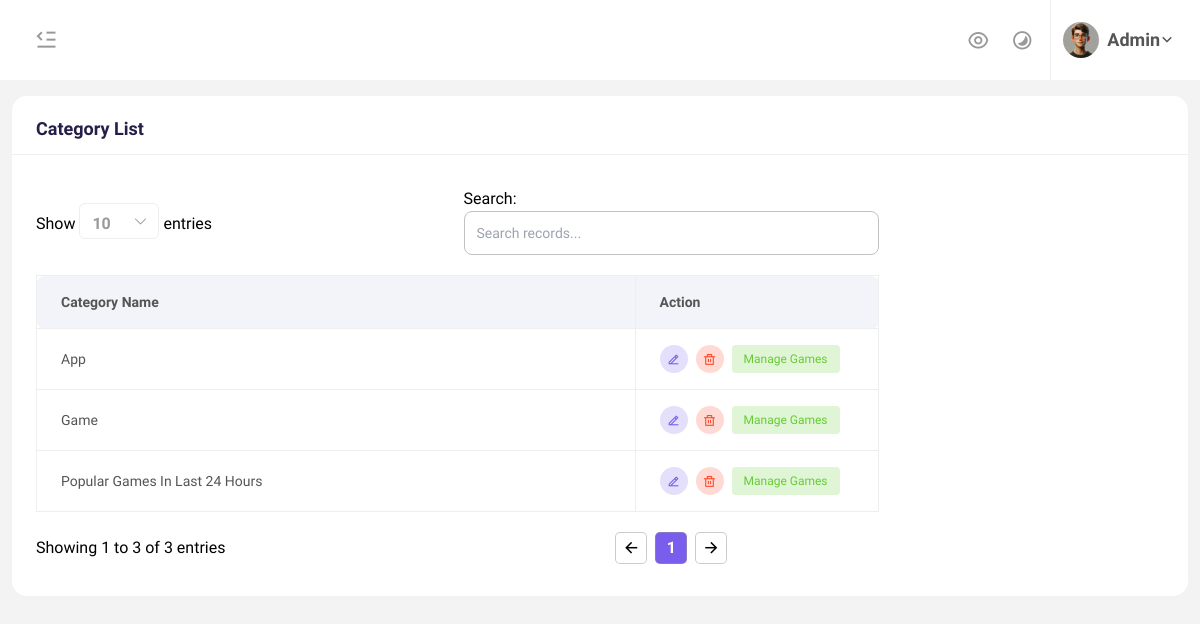
/admin/manage-category.php (signed in), run on the app's committed database.
### tables this page shows
CREATE TABLE `categories` (
  `id` int(11) NOT NULL,
  `category_name` varchar(255) NOT NULL,
  `created_at` timestamp NOT NULL DEFAULT current_timestamp(),
  `category_image` varchar(255) NOT NULL
);

### admin/manage-category.php (the view, shortened to what this page needs)
<?php
include 'includes/config.php';
$query = "SELECT * FROM categories ORDER BY id DESC";
$stmt = $dbh->prepare($query);
$stmt->execute();
$categories = $stmt->fetchAll(PDO::FETCH_ASSOC);
?>
<?php include 'includes/header.php'; ?>
<body class="bg-body-light dark:bg-dark-body group-data-[theme-width=box]:container group-data-[theme-width=box]:max-w-screen-3xl xl:group-data-[theme-width=box]:px-3">
<?php include 'includes/top-navbar.php'; ?>
<div class="main-content group-data-[sidebar-size=lg]:xl:ml-[calc(theme('spacing.app-menu')_+_16px)] group-data-[sidebar-size=sm]:xl:ml-[calc(theme('spacing.app-menu-sm')_+_16px)] group-data-[theme-width=box]:xl:px-0 px-3 xl:px-4 ac-transition">
    <div class="grid grid-cols-12 gap-x-4">
        <div class="col-span-full">
            <div class="card p-0">
                <div class="flex-center-between p-6 pb-4 border-b border-gray-200 dark:border-dark-border">
                    <h3 class="text-lg card-title leading-none">Category List</h3>
                </div>
                <div class="p-6 space-y-4">
                    <div id="basicDataTable_wrapper" class="dataTables_wrapper dt-tailwindcss no-footer">
                        <div class="grid grid-cols-12 gap-3">
                            <div class="my-2 col-span-full overflow-x-auto lg:col-span-9">
                                <table id="basicDataTable" class="table-auto border-collapse w-full whitespace-nowrap text-left text-gray-500 dark:text-dark-text font-medium">
                                    <thead>
                                        <tr>
                                             <th class="p-6 py-4 bg-[#F2F4F9] dark:bg-dark-card-two dk-border-one">Category Name</th>
                                            <th class="p-6 py-4 bg-[#F2F4F9] dark:bg-dark-card-two dk-border-one w-10">Action</th>
                                        </tr>
                                    </thead>
                                    <tbody class="divide-y divide-gray-200 dark:divide-dark-border-three">
                                        <?php foreach ($categories as $category): ?>
                                            <tr class="transition-all duration-150 ease-linear [&.selected]:bg-[#F2F4F9] dark:[&.selected]:bg-dark-icon">
                                                <td class="p-6 py-3 group-[.bordered]:border dk-border-one group-[.bordered]:border-gray-200 dark:group-[.bordered]:border-dark-border sorting_1 capitalize"><?php echo htmlspecialchars($category['category_name']); ?></td>
                                                <td class="p-6 py-4 dk-border-one">
                                                    <div class="flex items-center gap-2">
                                                        <a href="edit-items.php?id=<?php echo $category['id']; ?>" class="btn-icon btn-primary-icon-light size-7">
                                                            <i class="ri-edit-2-line text-inherit text-[13px]"></i>
                                                        </a>
                                                        <a href="javascript:void(0)" class="btn-icon btn-danger-icon-light size-7" onclick="deleteCategory(<?php echo $category['id']; ?>)">
                                                            <i class="ri-delete-bin-line text-inherit text-[13px]"></i>
                                                        </a>
                                                        <a href="category-items.php?category_id=<?php echo $category['id']; ?>" class="badge badge-success-light">Manage Games</a>
                                                    </div>
                                                </td>
                                            </tr>
                                        <?php endforeach; ?>
                                    </tbody>
                                </table>
                            </div>
                        </div>
                    </div>
                </div>
            </div>
        </div>
    </div>
<script src="assets/js/vendor/datatables/data-tables.tailwindcss.min.js"></script>
</body>
</html>

### admin/includes/top-navbar.php (shortened to what this page needs)
<header class="header px-4 sm:px-6 h-[calc(theme('spacing.header')_-_10px)] sm:h-header bg-white dark:bg-dark-card rounded-none xl:rounded-15 flex items-center mb-4 xl:m-4 group-data-[sidebar-size=lg]:xl:ml-[calc(theme('spacing.app-menu')_+_32px)] group-data-[sidebar-size=sm]:xl:ml-[calc(theme('spacing.app-menu-sm')_+_32px)] group-data-[sidebar-size=sm]:group-data-[theme-width=box]:xl:ml-[calc(theme('spacing.app-menu-sm')_+_16px)] group-data-[theme-width=box]:xl:ml-[calc(theme('spacing.app-menu')_+_16px)] group-data-[theme-width=box]:xl:mr-0 dk-theme-card-square z-10 ac-transition">
        <div class="flex-center-between grow">
            <div class="flex items-center gap-4">
                <div class="menu-hamburger-container flex-center">
                    <button type="button" class="menu-hamburger block xl:hidden" data-drawer-target="app-menu-drawer" data-drawer-show="app-menu-drawer" aria-controls="app-menu-drawer"></button>
                </div>
            </div>
            <div class="flex items-center gap-1 sm:gap-3">
            <a href="/" target="_blank" class="size-8 flex-center hover:bg-gray-200 dark:hover:bg-gray-700 rounded-md" data-drawer-target="app-setting-drawer" data-drawer-show="app-setting-drawer" data-drawer-placement="right" aria-controls="app-setting-drawer">
            <i class="ri-eye-line text-[22px] dark:text-dark-text-two"></i>
            </a>
                <button type="button" class="themeMode size-8 flex-center hover:bg-gray-200 dark:hover:bg-gray-700 rounded-md" onclick="toggleThemeMode()">
                    <i class="ri-contrast-2-line text-[22px] dark:text-dark-text-two dark:before:!content-['\f1bf']"></i>
                </button>
                <div class="relative">
                    <button type="button" data-popover-target="dropdownProfile" data-popover-trigger="click" data-popover-placement="bottom-end" class="text-gray-500 dark:text-dark-text flex items-center gap-2 sm:pr-4 relative after:absolute after:right-0 after:font-remix after:content-['\ea4e'] after:text-[18px] after:hidden sm:after:block">
                        <img src="assets/images/user/profile-img.png" alt="user-img" class="size-7 sm:size-9 rounded-50 dk-theme-card-square">
                        <span class="font-semibold leading-none text-lg capitalize hidden sm:block"><?php echo htmlspecialchars($adminName); ?></span>
                    </button>
                </div>
            </div>
        </div>
    </header>

### data on the page
categories: category_name "Popular Games In Last 24 Hours"
categories: category_name "App"
categories: category_name "Game"

### other printed values
$adminName "Admin"
